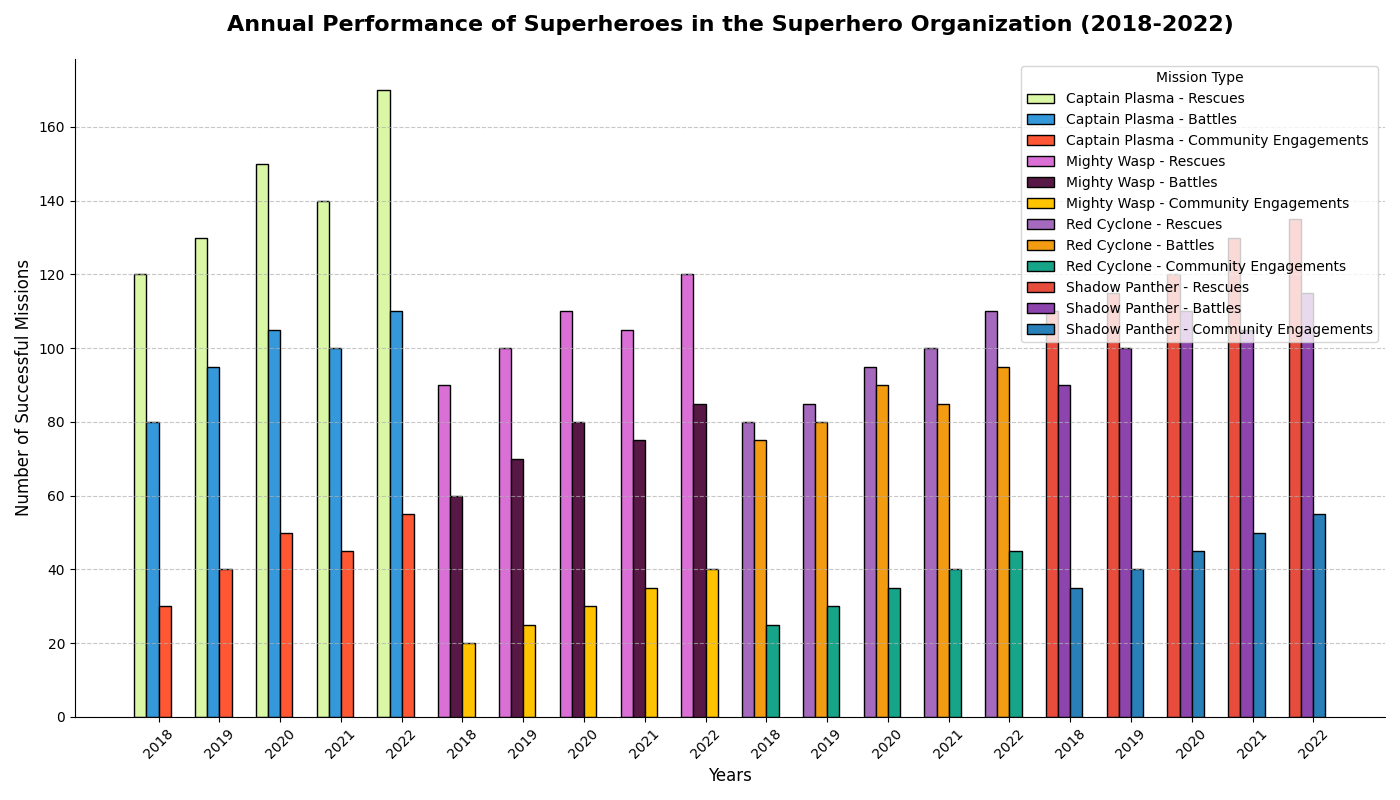

Reproduce this figure in Python.
import matplotlib.pyplot as plt
import numpy as np

# Define the superheroes and their missions
superheroes = ["Captain Plasma", "Mighty Wasp", "Red Cyclone", "Shadow Panther"]
years = ["2018", "2019", "2020", "2021", "2022"]

# Success metrics for each superhero over the years
rescues = np.array([
    [120, 130, 150, 140, 170],
    [90, 100, 110, 105, 120],
    [80, 85, 95, 100, 110],
    [110, 115, 120, 130, 135]
])
battles = np.array([
    [80, 95, 105, 100, 110],
    [60, 70, 80, 75, 85],
    [75, 80, 90, 85, 95],
    [90, 100, 110, 105, 115]
])
community = np.array([
    [30, 40, 50, 45, 55],
    [20, 25, 30, 35, 40],
    [25, 30, 35, 40, 45],
    [35, 40, 45, 50, 55]
])

# Create figure and axes
fig, axs = plt.subplots(figsize=(14, 8))

# Bar width
width = 0.2

# X positions for groups
x = np.arange(len(years))

# Plotting bars for each superhero with shuffled colors
axs.bar(x - 1.5 * width, rescues[0], width, label='Captain Plasma - Rescues', color='#DAF7A6', edgecolor='black')
axs.bar(x - 0.5 * width, battles[0], width, label='Captain Plasma - Battles', color='#3498DB', edgecolor='black')
axs.bar(x + 0.5 * width, community[0], width, label='Captain Plasma - Community Engagements', color='#FF5733', edgecolor='black')

axs.bar(x - 1.5 * width + 1 * len(years), rescues[1], width, label='Mighty Wasp - Rescues', color='#DA70D6', edgecolor='black')
axs.bar(x - 0.5 * width + 1 * len(years), battles[1], width, label='Mighty Wasp - Battles', color='#581845', edgecolor='black')
axs.bar(x + 0.5 * width + 1 * len(years), community[1], width, label='Mighty Wasp - Community Engagements', color='#FFC300', edgecolor='black')

axs.bar(x - 1.5 * width + 2 * len(years), rescues[2], width, label='Red Cyclone - Rescues', color='#A569BD', edgecolor='black')
axs.bar(x - 0.5 * width + 2 * len(years), battles[2], width, label='Red Cyclone - Battles', color='#F39C12', edgecolor='black')
axs.bar(x + 0.5 * width + 2 * len(years), community[2], width, label='Red Cyclone - Community Engagements', color='#17A589', edgecolor='black')

axs.bar(x - 1.5 * width + 3 * len(years), rescues[3], width, label='Shadow Panther - Rescues', color='#E74C3C', edgecolor='black')
axs.bar(x - 0.5 * width + 3 * len(years), battles[3], width, label='Shadow Panther - Battles', color='#8E44AD', edgecolor='black')
axs.bar(x + 0.5 * width + 3 * len(years), community[3], width, label='Shadow Panther - Community Engagements', color='#2980B9', edgecolor='black')

# Add titles and labels
axs.set_title('Annual Performance of Superheroes in the Superhero Organization (2018-2022)', fontsize=16, fontweight='bold', pad=20)
axs.set_xlabel('Years', fontsize=12)
axs.set_ylabel('Number of Successful Missions', fontsize=12)

# Set x-axis ticks and labels
axs.set_xticks(np.concatenate([x + offset * len(years) for offset in range(4)]))
axs.set_xticklabels(years * 4, rotation=45)

# Add a legend
axs.legend(title='Mission Type', loc='upper right', frameon=True, fontsize=10)

# Add a grid
axs.yaxis.grid(True, linestyle='--', alpha=0.7)

# Customize spines
axs.spines['top'].set_visible(False)
axs.spines['right'].set_visible(False)

# Adjust the layout
plt.tight_layout()

# Show plot
plt.show()
